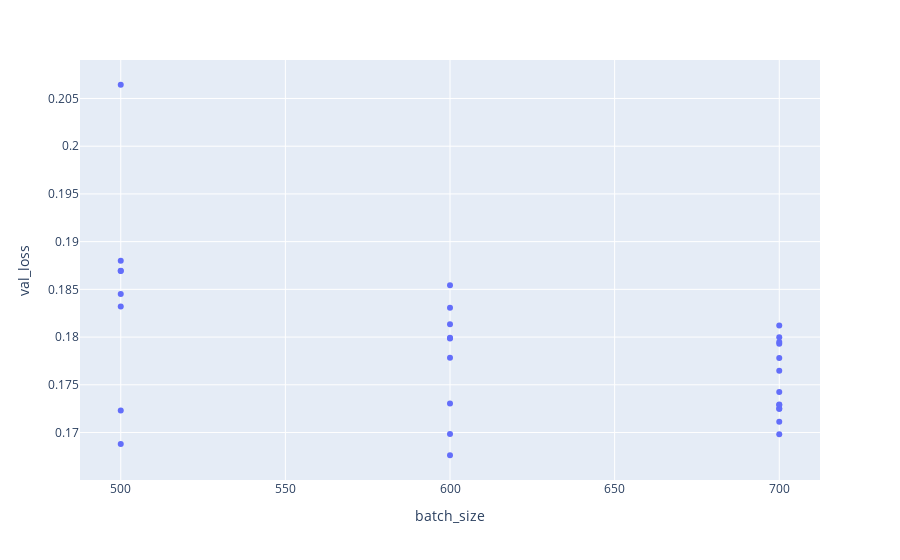

The code cell stored with this chart in its notebook:
### Code cell
px.scatter(df, x='batch_size', y='val_loss')

### Figure 1 — Plotly figure (JSON) as saved in the notebook; plotly's stock layout.template omitted (floating-point values rounded to 4 significant figures)
{"data": [{"hovertemplate": "batch_size=%{x}<br>val_loss=%{y}<extra></extra>", "legendgroup": "", "marker": {"color": "#636efa", "symbol": "circle"}, "mode": "markers", "name": "", "orientation": "v", "showlegend": false, "type": "scatter", "x": [600, 500, 700, 600, 700, 500, 700, 700, 700, 700, 600, 700, 700, 700, 600, 700, 700, 600, 600, 700, 700, 600, 600, 500, 500, 600, 500, 500, 500, 500], "xaxis": "x", "y": [0.1676, 0.1688, 0.1698, 0.1699, 0.1711, 0.1723, 0.1725, 0.1725, 0.1729, 0.1729, 0.1731, 0.1742, 0.1765, 0.1778, 0.1778, 0.1793, 0.1795, 0.1799, 0.1799, 0.18, 0.1812, 0.1813, 0.1831, 0.1832, 0.1845, 0.1854, 0.1869, 0.1869, 0.188, 0.2064], "yaxis": "y"}], "layout": {"legend": {"tracegroupgap": 0}, "margin": {"t": 60}, "xaxis": {"anchor": "y", "domain": [0, 1], "title": {"text": "batch_size"}}, "yaxis": {"anchor": "x", "domain": [0, 1], "title": {"text": "val_loss"}}}}
